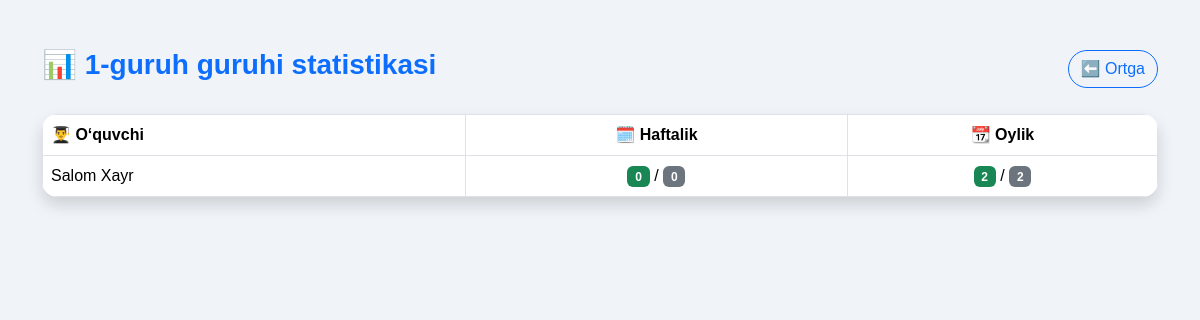
The page /accounts/group/7/attendance-stats/ on the database its author committed.
### accounts/models.py (models this page shows, shortened)
class Group(models.Model):
    name = models.CharField(max_length=100)
    teacher = models.ForeignKey(
        CustomUser,
        on_delete=models.SET_NULL,
        null=True,
        limit_choices_to={'role': 'teacher'},
        related_name='teacher_groups'
    )
    students = models.ManyToManyField(
        CustomUser,
        blank=True,
        limit_choices_to={'role': 'student'},
        related_name='student_groups'
    )
    created_at = models.DateTimeField(auto_now_add=True)
    lesson_start_time = models.TimeField(null=True, blank=True)
    lesson_end_time = models.TimeField(null=True, blank=True)

class CustomUser(AbstractBaseUser, PermissionsMixin):
    ROLE_CHOICES = (
        ('admin', 'Admin'),
        ('teacher', 'O‘qituvchi'),
        ('student', 'O‘quvchi'),
    )
    username = models.CharField(
        max_length=150,
        unique=True
    )
    email = models.EmailField(
        unique=True,
        null=True,
        blank=True
    )
    phone = models.CharField(
        max_length=15,
        unique=True
    )
    first_name = models.CharField(
        max_length=100
    )
    last_name = models.CharField(
        max_length=100
    )
    profile_image = models.ImageField(
        upload_to='media/',
        blank=True,
        null=True
    )
    role = models.CharField(
        max_length=10,
        choices=ROLE_CHOICES,
        default='student'
    )
    is_active = models.BooleanField(
        default=True
    )
    is_staff = models.BooleanField(
        default=False
    )
    date_joined = models.DateTimeField(
        default=timezone.now
    )
    nanocoin = models.PositiveIntegerField(
        default=0,
        help_text="Student coin balansi"
    )
    cash_balance = models.PositiveIntegerField(
        default=0,
        help_text="Student pul balansi (so‘m)"
    )
    telegram_chat_id = models.BigIntegerField(
        null=True,
        blank=True
    )
    objects = CustomUserManager()
    USERNAME_FIELD = 'username'
    REQUIRED_FIELDS = ['phone', 'first_name', 'last_name']

### accounts/views.py (the view)
# urls.py: path('group/<int:group_id>/attendance-stats/', views.group_attendance_stats, name='group_attendance_stats'),
def group_attendance_stats(request, group_id):
    group = get_object_or_404(Group, id=group_id)
    today = date.today()
    one_week_ago = today - timedelta(days=7)
    one_month_ago = today - timedelta(days=30)
    students = group.students.all()
    attendance_qs = Attendance.objects.filter(
        group=group,
        student__in=students,
        date__gte=one_month_ago
    )
    stats = []
    for student in students:
        student_attendance = [a for a in attendance_qs if a.student_id == student.id]
        weekly_attendance = [
            a for a in student_attendance if a.date >= one_week_ago
        ]
        monthly_attendance = student_attendance
        weekly_present = sum(1 for a in weekly_attendance if a.status == 'present')
        monthly_present = sum(1 for a in monthly_attendance if a.status == 'present')
        stats.append({
            'student': student,
            'weekly_present': weekly_present,
            'weekly_total': len(weekly_attendance),
            'monthly_present': monthly_present,
            'monthly_total': len(monthly_attendance),
        })
    return render(request, 'accounts/group_attendance_stats.html', {
        'group': group,
        'stats': stats,
    })

### templates/accounts/group_attendance_stats.html (shortened to what this page needs)
<!DOCTYPE html>
<html lang="uz">
<head>
  <link href="https://cdn.jsdelivr.net/npm/bootstrap@5.3.3/dist/css/bootstrap.min.css" rel="stylesheet" />
</head>
<body>
  <div class="container mt-5">
    <div class="d-flex justify-content-between align-items-center mb-4">
      <h3>📊 {{ group.name }} guruhi statistikasi</h3>
      <a href="{% url 'accounts:group_detail' group.id %}" class="btn btn-outline-primary rounded-pill">
        ⬅️ Ortga
      </a>
    </div>
    <div class="table-responsive shadow rounded-4">
      <table class="table table-bordered table-hover bg-white align-middle mb-0">
        <thead>
          <tr>
            <th>👨‍🎓 O‘quvchi</th>
            <th class="text-center">🗓️ Haftalik</th>
            <th class="text-center">📆 Oylik</th>
          </tr>
        </thead>
        <tbody>
          {% for item in stats %}
          <tr>
            <td>{{ item.student.first_name }} {{ item.student.last_name }}</td>
            <td class="text-center">
              <span class="badge badge-present">
                {{ item.weekly_present }}
              </span>
              /
              <span class="badge bg-secondary">
                {{ item.weekly_total }}
              </span>
            </td>
            <td class="text-center">
              <span class="badge badge-present">
                {{ item.monthly_present }}
              </span>
              /
              <span class="badge bg-secondary">
                {{ item.monthly_total }}
              </span>
            </td>
          </tr>
          {% empty %}
          <tr>
            <td colspan="3" class="text-center text-muted py-4">
              Hozircha statistik ma'lumotlar mavjud emas.
            </td>
          </tr>
          {% endfor %}
        </tbody>
      </table>
    </div>
  </div>
</body>
</html>

### templates/accounts/group_attendance_stats.html (style rules this page uses)
body { background: #f0f4f8; font-family: 'Arial', sans-serif; }
h3 { font-weight: 700; color: #0d6efd; }
table { border-radius: 12px; overflow: hidden; box-shadow: 0 2px 10px rgba(0, 0, 0, 0.1); }
thead th { background-color: #e3f2fd; color: #0d6efd; font-weight: 600; }
tbody td { vertical-align: middle; }
.badge-present { background-color: #198754; }
.badge.bg-secondary { background-color: #6c757d; }

### rows shown on the page
Group: name "1-guruh"
CustomUser: student.first_name "Salom", student.last_name "Xayr", weekly_present "0", weekly_total "0", monthly_present "2", monthly_total "2"
